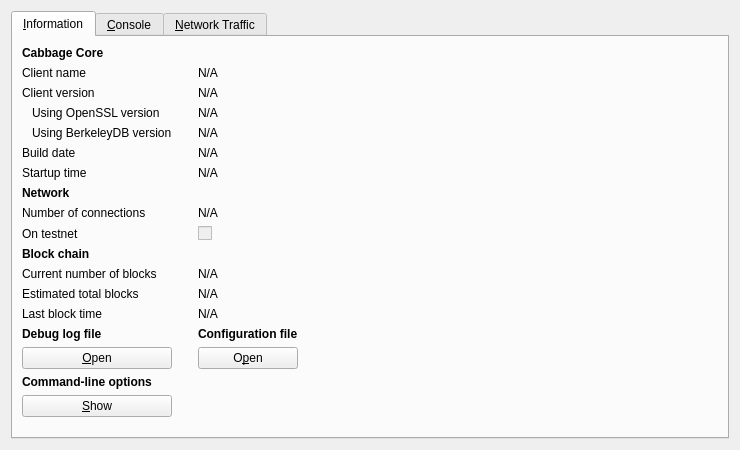
<?xml version="1.0" encoding="UTF-8"?>
<ui version="4.0">
 <class>RPCConsole</class>
 <widget class="QWidget" name="RPCConsole">
  <property name="geometry">
   <rect>
    <x>0</x>
    <y>0</y>
    <width>740</width>
    <height>450</height>
   </rect>
  </property>
  <property name="windowTitle">
   <string>Cabbage - Debug window</string>
  </property>
  <layout class="QVBoxLayout" name="verticalLayout_2">
   <item>
    <widget class="QTabWidget" name="tabWidget">
     <property name="currentIndex">
      <number>0</number>
     </property>
     <widget class="QWidget" name="tab_info">
      <attribute name="title">
       <string>&amp;Information</string>
      </attribute>
      <layout class="QGridLayout" name="gridLayout">
       <item row="15" column="2">
        <widget class="QLabel" name="labelConfigfile">
         <property name="font">
          <font>
           <weight>75</weight>
           <bold>true</bold>
          </font>
         </property>
         <property name="text">
          <string>Configuration file</string>
         </property>
        </widget>
       </item>
       <item row="13" column="2">
        <widget class="QLabel" name="lastBlockTime">
         <property name="cursor">
          <cursorShape>IBeamCursor</cursorShape>
         </property>
         <property name="text">
          <string>N/A</string>
         </property>
         <property name="textFormat">
          <enum>Qt::PlainText</enum>
         </property>
         <property name="textInteractionFlags">
          <set>Qt::LinksAccessibleByMouse|Qt::TextSelectableByKeyboard|Qt::TextSelectableByMouse</set>
         </property>
        </widget>
       </item>
       <item row="11" column="0">
        <widget class="QLabel" name="label_3">
         <property name="text">
          <string>Current number of blocks</string>
         </property>
        </widget>
       </item>
       <item row="11" column="2">
        <widget class="QLabel" name="numberOfBlocks">
         <property name="cursor">
          <cursorShape>IBeamCursor</cursorShape>
         </property>
         <property name="text">
          <string>N/A</string>
         </property>
         <property name="textFormat">
          <enum>Qt::PlainText</enum>
         </property>
         <property name="textInteractionFlags">
          <set>Qt::LinksAccessibleByMouse|Qt::TextSelectableByKeyboard|Qt::TextSelectableByMouse</set>
         </property>
        </widget>
       </item>
       <item row="17" column="0">
        <widget class="QLabel" name="labelCLOptions">
         <property name="font">
          <font>
           <weight>75</weight>
           <bold>true</bold>
          </font>
         </property>
         <property name="text">
          <string>Command-line options</string>
         </property>
        </widget>
       </item>
       <item row="16" column="0">
        <widget class="QPushButton" name="openDebugLogfileButton">
         <property name="toolTip">
          <string>Open the Cabbage debug log file from the current data directory. This can take a few seconds for large log files.</string>
         </property>
         <property name="text">
          <string>&amp;Open</string>
         </property>
         <property name="autoDefault">
          <bool>false</bool>
         </property>
        </widget>
       </item>
       <item row="15" column="0">
        <widget class="QLabel" name="labelDebugLogfile">
         <property name="font">
          <font>
           <weight>75</weight>
           <bold>true</bold>
          </font>
         </property>
         <property name="text">
          <string>Debug log file</string>
         </property>
        </widget>
       </item>
       <item row="18" column="3" rowspan="2">
        <spacer name="horizontalSpacer">
         <property name="orientation">
          <enum>Qt::Horizontal</enum>
         </property>
         <property name="sizeHint" stdset="0">
          <size>
           <width>404</width>
           <height>20</height>
          </size>
         </property>
        </spacer>
       </item>
       <item row="19" column="1">
        <spacer name="verticalSpacer">
         <property name="orientation">
          <enum>Qt::Vertical</enum>
         </property>
         <property name="sizeHint" stdset="0">
          <size>
           <width>20</width>
           <height>40</height>
          </size>
         </property>
        </spacer>
       </item>
       <item row="18" column="0">
        <widget class="QPushButton" name="showCLOptionsButton">
         <property name="toolTip">
          <string>Show the Cabbage-Qt help message to get a list with possible Cabbage command-line options.</string>
         </property>
         <property name="text">
          <string>&amp;Show</string>
         </property>
         <property name="autoDefault">
          <bool>false</bool>
         </property>
        </widget>
       </item>
       <item row="13" column="0">
        <widget class="QLabel" name="label_2">
         <property name="text">
          <string>Last block time</string>
         </property>
        </widget>
       </item>
       <item row="7" column="0">
        <widget class="QLabel" name="label_11">
         <property name="font">
          <font>
           <weight>75</weight>
           <bold>true</bold>
          </font>
         </property>
         <property name="text">
          <string>Network</string>
         </property>
        </widget>
       </item>
       <item row="6" column="2">
        <widget class="QLabel" name="startupTime">
         <property name="cursor">
          <cursorShape>IBeamCursor</cursorShape>
         </property>
         <property name="text">
          <string>N/A</string>
         </property>
         <property name="textFormat">
          <enum>Qt::PlainText</enum>
         </property>
         <property name="textInteractionFlags">
          <set>Qt::LinksAccessibleByMouse|Qt::TextSelectableByKeyboard|Qt::TextSelectableByMouse</set>
         </property>
        </widget>
       </item>
       <item row="6" column="0">
        <widget class="QLabel" name="label_13">
         <property name="text">
          <string>Startup time</string>
         </property>
        </widget>
       </item>
       <item row="9" column="0">
        <widget class="QLabel" name="label_8">
         <property name="text">
          <string>On testnet</string>
         </property>
        </widget>
       </item>
       <item row="8" column="2">
        <widget class="QLabel" name="numberOfConnections">
         <property name="cursor">
          <cursorShape>IBeamCursor</cursorShape>
         </property>
         <property name="text">
          <string>N/A</string>
         </property>
         <property name="textFormat">
          <enum>Qt::PlainText</enum>
         </property>
         <property name="textInteractionFlags">
          <set>Qt::LinksAccessibleByMouse|Qt::TextSelectableByKeyboard|Qt::TextSelectableByMouse</set>
         </property>
        </widget>
       </item>
       <item row="8" column="0">
        <widget class="QLabel" name="label_7">
         <property name="text">
          <string>Number of connections</string>
         </property>
        </widget>
       </item>
       <item row="10" column="0">
        <widget class="QLabel" name="label_10">
         <property name="font">
          <font>
           <weight>75</weight>
           <bold>true</bold>
          </font>
         </property>
         <property name="text">
          <string>Block chain</string>
         </property>
        </widget>
       </item>
       <item row="9" column="2">
        <widget class="QCheckBox" name="isTestNet">
         <property name="enabled">
          <bool>false</bool>
         </property>
         <property name="text">
          <string/>
         </property>
        </widget>
       </item>
       <item row="12" column="0">
        <widget class="QLabel" name="label_4">
         <property name="text">
          <string>Estimated total blocks</string>
         </property>
        </widget>
       </item>
       <item row="12" column="2">
        <widget class="QLabel" name="totalBlocks">
         <property name="cursor">
          <cursorShape>IBeamCursor</cursorShape>
         </property>
         <property name="text">
          <string>N/A</string>
         </property>
         <property name="textFormat">
          <enum>Qt::PlainText</enum>
         </property>
         <property name="textInteractionFlags">
          <set>Qt::LinksAccessibleByMouse|Qt::TextSelectableByKeyboard|Qt::TextSelectableByMouse</set>
         </property>
        </widget>
       </item>
       <item row="2" column="2">
        <widget class="QLabel" name="clientVersion">
         <property name="cursor">
          <cursorShape>IBeamCursor</cursorShape>
         </property>
         <property name="text">
          <string>N/A</string>
         </property>
         <property name="textFormat">
          <enum>Qt::PlainText</enum>
         </property>
         <property name="textInteractionFlags">
          <set>Qt::LinksAccessibleByMouse|Qt::TextSelectableByKeyboard|Qt::TextSelectableByMouse</set>
         </property>
        </widget>
       </item>
       <item row="4" column="0">
        <widget class="QLabel" name="label_berkeleyDBVersion">
         <property name="text">
          <string>Using BerkeleyDB version</string>
         </property>
         <property name="indent">
          <number>10</number>
         </property>
        </widget>
       </item>
       <item row="3" column="0">
        <widget class="QLabel" name="label_14">
         <property name="text">
          <string>Using OpenSSL version</string>
         </property>
         <property name="indent">
          <number>10</number>
         </property>
        </widget>
       </item>
       <item row="3" column="2">
        <widget class="QLabel" name="openSSLVersion">
         <property name="cursor">
          <cursorShape>IBeamCursor</cursorShape>
         </property>
         <property name="text">
          <string>N/A</string>
         </property>
         <property name="textFormat">
          <enum>Qt::PlainText</enum>
         </property>
         <property name="textInteractionFlags">
          <set>Qt::LinksAccessibleByMouse|Qt::TextSelectableByKeyboard|Qt::TextSelectableByMouse</set>
         </property>
        </widget>
       </item>
       <item row="4" column="2">
        <widget class="QLabel" name="berkeleyDBVersion">
         <property name="cursor">
          <cursorShape>IBeamCursor</cursorShape>
         </property>
         <property name="text">
          <string>N/A</string>
         </property>
         <property name="textFormat">
          <enum>Qt::PlainText</enum>
         </property>
         <property name="textInteractionFlags">
          <set>Qt::LinksAccessibleByMouse|Qt::TextSelectableByKeyboard|Qt::TextSelectableByMouse</set>
         </property>
        </widget>
       </item>
       <item row="5" column="0">
        <widget class="QLabel" name="label_12">
         <property name="text">
          <string>Build date</string>
         </property>
        </widget>
       </item>
       <item row="5" column="2">
        <widget class="QLabel" name="buildDate">
         <property name="cursor">
          <cursorShape>IBeamCursor</cursorShape>
         </property>
         <property name="text">
          <string>N/A</string>
         </property>
         <property name="textFormat">
          <enum>Qt::PlainText</enum>
         </property>
         <property name="textInteractionFlags">
          <set>Qt::LinksAccessibleByMouse|Qt::TextSelectableByKeyboard|Qt::TextSelectableByMouse</set>
         </property>
        </widget>
       </item>
       <item row="2" column="0">
        <widget class="QLabel" name="label_6">
         <property name="text">
          <string>Client version</string>
         </property>
        </widget>
       </item>
       <item row="0" column="0">
        <widget class="QLabel" name="label_9">
         <property name="font">
          <font>
           <weight>75</weight>
           <bold>true</bold>
          </font>
         </property>
         <property name="text">
          <string>Cabbage Core</string>
         </property>
        </widget>
       </item>
       <item row="1" column="2">
        <widget class="QLabel" name="clientName">
         <property name="cursor">
          <cursorShape>IBeamCursor</cursorShape>
         </property>
         <property name="text">
          <string>N/A</string>
         </property>
         <property name="textFormat">
          <enum>Qt::PlainText</enum>
         </property>
         <property name="textInteractionFlags">
          <set>Qt::LinksAccessibleByMouse|Qt::TextSelectableByKeyboard|Qt::TextSelectableByMouse</set>
         </property>
        </widget>
       </item>
       <item row="1" column="0">
        <widget class="QLabel" name="label_5">
         <property name="text">
          <string>Client name</string>
         </property>
        </widget>
       </item>
       <item row="14" column="2">
        <spacer name="verticalSpacer_2">
         <property name="orientation">
          <enum>Qt::Vertical</enum>
         </property>
         <property name="sizeHint" stdset="0">
          <size>
           <width>20</width>
           <height>20</height>
          </size>
         </property>
        </spacer>
       </item>
       <item row="16" column="2">
        <widget class="QPushButton" name="openConfigurationfileButton">
         <property name="toolTip">
          <string>Open the Cabbage configuration file from the current data directory.</string>
         </property>
         <property name="text">
          <string>O&amp;pen</string>
         </property>
         <property name="autoDefault">
          <bool>false</bool>
         </property>
        </widget>
       </item>
      </layout>
     </widget>
     <widget class="QWidget" name="tab_console">
      <attribute name="title">
       <string>&amp;Console</string>
      </attribute>
      <layout class="QVBoxLayout" name="verticalLayout_3">
       <property name="spacing">
        <number>3</number>
       </property>
       <item>
        <widget class="QTextEdit" name="messagesWidget">
         <property name="minimumSize">
          <size>
           <width>0</width>
           <height>100</height>
          </size>
         </property>
         <property name="readOnly">
          <bool>true</bool>
         </property>
         <property name="tabKeyNavigation" stdset="0">
          <bool>false</bool>
         </property>
         <property name="columnCount" stdset="0">
          <number>2</number>
         </property>
        </widget>
       </item>
       <item>
        <layout class="QHBoxLayout" name="horizontalLayout">
         <property name="spacing">
          <number>3</number>
         </property>
         <item>
          <widget class="QLabel" name="label">
           <property name="text">
            <string notr="true">&gt;</string>
           </property>
          </widget>
         </item>
         <item>
          <widget class="QLineEdit" name="lineEdit"/>
         </item>
         <item>
          <widget class="QPushButton" name="clearButton">
           <property name="maximumSize">
            <size>
             <width>24</width>
             <height>24</height>
            </size>
           </property>
           <property name="toolTip">
            <string>Clear console</string>
           </property>
           <property name="text">
            <string/>
           </property>
           <property name="icon">
            <iconset resource="../bitcoin.qrc">
             <normaloff>:/icons/remove</normaloff>:/icons/remove</iconset>
           </property>
           <property name="shortcut">
            <string notr="true">Ctrl+L</string>
           </property>
           <property name="autoDefault">
            <bool>false</bool>
           </property>
          </widget>
         </item>
        </layout>
       </item>
      </layout>
     </widget>
     <widget class="QWidget" name="tab_nettraffic">
      <attribute name="title">
       <string>&amp;Network Traffic</string>
      </attribute>
      <layout class="QHBoxLayout" name="horizontalLayout_3">
       <item>
        <layout class="QVBoxLayout" name="verticalLayout_4">
         <item>
          <widget class="TrafficGraphWidget" name="trafficGraph" native="true">
           <property name="sizePolicy">
            <sizepolicy hsizetype="Expanding" vsizetype="Expanding">
             <horstretch>0</horstretch>
             <verstretch>0</verstretch>
            </sizepolicy>
           </property>
          </widget>
         </item>
         <item>
          <layout class="QHBoxLayout" name="horizontalLayout_2">
           <item>
            <widget class="QSlider" name="sldGraphRange">
             <property name="minimum">
              <number>1</number>
             </property>
             <property name="maximum">
              <number>288</number>
             </property>
             <property name="pageStep">
              <number>12</number>
             </property>
             <property name="value">
              <number>6</number>
             </property>
             <property name="orientation">
              <enum>Qt::Horizontal</enum>
             </property>
            </widget>
           </item>
           <item>
            <widget class="QLabel" name="lblGraphRange">
             <property name="minimumSize">
              <size>
               <width>100</width>
               <height>0</height>
              </size>
             </property>
             <property name="alignment">
              <set>Qt::AlignCenter</set>
             </property>
            </widget>
           </item>
           <item>
            <widget class="QPushButton" name="btnClearTrafficGraph">
             <property name="text">
              <string>&amp;Clear</string>
             </property>
             <property name="autoDefault">
              <bool>false</bool>
             </property>
            </widget>
           </item>
          </layout>
         </item>
        </layout>
       </item>
       <item>
        <layout class="QVBoxLayout" name="verticalLayout">
         <item>
          <widget class="QGroupBox" name="groupBox">
           <property name="title">
            <string>Totals</string>
           </property>
           <layout class="QVBoxLayout" name="verticalLayout_5">
            <item>
             <layout class="QHBoxLayout" name="horizontalLayout_4">
              <item>
               <widget class="Line" name="line">
                <property name="sizePolicy">
                 <sizepolicy hsizetype="Fixed" vsizetype="Fixed">
                  <horstretch>0</horstretch>
                  <verstretch>0</verstretch>
                 </sizepolicy>
                </property>
                <property name="minimumSize">
                 <size>
                  <width>10</width>
                  <height>0</height>
                 </size>
                </property>
                <property name="palette">
                 <palette>
                  <active>
                   <colorrole role="Light">
                    <brush brushstyle="SolidPattern">
                     <color alpha="255">
                      <red>0</red>
                      <green>255</green>
                      <blue>0</blue>
                     </color>
                    </brush>
                   </colorrole>
                  </active>
                  <inactive>
                   <colorrole role="Light">
                    <brush brushstyle="SolidPattern">
                     <color alpha="255">
                      <red>0</red>
                      <green>255</green>
                      <blue>0</blue>
                     </color>
                    </brush>
                   </colorrole>
                  </inactive>
                  <disabled>
                   <colorrole role="Light">
                    <brush brushstyle="SolidPattern">
                     <color alpha="255">
                      <red>0</red>
                      <green>255</green>
                      <blue>0</blue>
                     </color>
                    </brush>
                   </colorrole>
                  </disabled>
                 </palette>
                </property>
                <property name="orientation">
                 <enum>Qt::Horizontal</enum>
                </property>
               </widget>
              </item>
              <item>
               <widget class="QLabel" name="label_16">
                <property name="text">
                 <string>Received:</string>
                </property>
               </widget>
              </item>
              <item>
               <widget class="QLabel" name="lblBytesIn">
                <property name="minimumSize">
                 <size>
                  <width>50</width>
                  <height>0</height>
                 </size>
                </property>
                <property name="alignment">
                 <set>Qt::AlignRight|Qt::AlignTrailing|Qt::AlignVCenter</set>
                </property>
               </widget>
              </item>
             </layout>
            </item>
            <item>
             <layout class="QHBoxLayout" name="horizontalLayout_5">
              <item>
               <widget class="Line" name="line_2">
                <property name="sizePolicy">
                 <sizepolicy hsizetype="Fixed" vsizetype="Fixed">
                  <horstretch>0</horstretch>
                  <verstretch>0</verstretch>
                 </sizepolicy>
                </property>
                <property name="minimumSize">
                 <size>
                  <width>10</width>
                  <height>0</height>
                 </size>
                </property>
                <property name="palette">
                 <palette>
                  <active>
                   <colorrole role="Light">
                    <brush brushstyle="SolidPattern">
                     <color alpha="255">
                      <red>255</red>
                      <green>0</green>
                      <blue>0</blue>
                     </color>
                    </brush>
                   </colorrole>
                  </active>
                  <inactive>
                   <colorrole role="Light">
                    <brush brushstyle="SolidPattern">
                     <color alpha="255">
                      <red>255</red>
                      <green>0</green>
                      <blue>0</blue>
                     </color>
                    </brush>
                   </colorrole>
                  </inactive>
                  <disabled>
                   <colorrole role="Light">
                    <brush brushstyle="SolidPattern">
                     <color alpha="255">
                      <red>255</red>
                      <green>0</green>
                      <blue>0</blue>
                     </color>
                    </brush>
                   </colorrole>
                  </disabled>
                 </palette>
                </property>
                <property name="orientation">
                 <enum>Qt::Horizontal</enum>
                </property>
               </widget>
              </item>
              <item>
               <widget class="QLabel" name="label_17">
                <property name="text">
                 <string>Sent:</string>
                </property>
               </widget>
              </item>
              <item>
               <widget class="QLabel" name="lblBytesOut">
                <property name="minimumSize">
                 <size>
                  <width>50</width>
                  <height>0</height>
                 </size>
                </property>
                <property name="alignment">
                 <set>Qt::AlignRight|Qt::AlignTrailing|Qt::AlignVCenter</set>
                </property>
               </widget>
              </item>
             </layout>
            </item>
            <item>
             <spacer name="verticalSpacer_4">
              <property name="orientation">
               <enum>Qt::Vertical</enum>
              </property>
              <property name="sizeHint" stdset="0">
               <size>
                <width>20</width>
                <height>407</height>
               </size>
              </property>
             </spacer>
            </item>
           </layout>
          </widget>
         </item>
        </layout>
       </item>
      </layout>
     </widget>
    </widget>
   </item>
  </layout>
 </widget>
 <customwidgets>
  <customwidget>
   <class>TrafficGraphWidget</class>
   <extends>QWidget</extends>
   <header>trafficgraphwidget.h</header>
   <container>1</container>
   <slots>
    <slot>clear()</slot>
   </slots>
  </customwidget>
 </customwidgets>
 <resources>
  <include location="../bitcoin.qrc"/>
 </resources>
 <connections/>
</ui>
